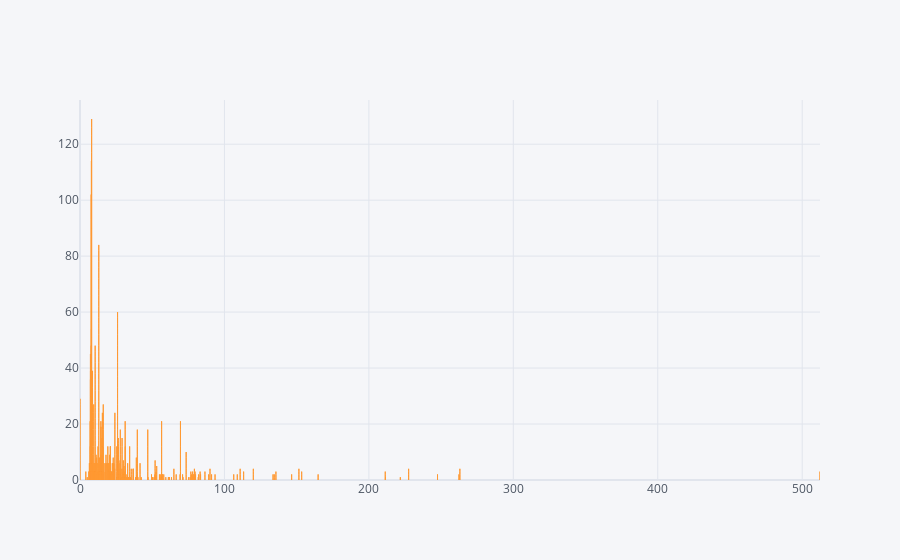

Notebook cell for this chart:
### Code cell
df2.iplot(kind = 'bar' , x ='fare' , y = 'pclass' )

### Figure 1 — Plotly figure (JSON) as saved in the notebook; plotly's stock layout.template omitted (floating-point values rounded to 4 significant figures; data arrays with more than 128 entries replaced by an {"elided": "..."} marker saying what was removed)
{"data": [{"marker": {"color": "rgba(255, 153, 51, 0.6)", "line": {"color": "rgba(255, 153, 51, 1.0)", "width": 1}}, "name": "pclass", "orientation": "v", "text": "", "type": "bar", "x": {"elided": "891 float values"}, "y": {"elided": "891 int values"}}], "layout": {"legend": {"bgcolor": "#F5F6F9", "font": {"color": "#4D5663"}}, "paper_bgcolor": "#F5F6F9", "plot_bgcolor": "#F5F6F9", "title": {"font": {"color": "#4D5663"}}, "xaxis": {"gridcolor": "#E1E5ED", "showgrid": true, "tickfont": {"color": "#4D5663"}, "title": {"font": {"color": "#4D5663"}, "text": ""}, "zerolinecolor": "#E1E5ED"}, "yaxis": {"gridcolor": "#E1E5ED", "showgrid": true, "tickfont": {"color": "#4D5663"}, "title": {"font": {"color": "#4D5663"}, "text": ""}, "zerolinecolor": "#E1E5ED"}}}
